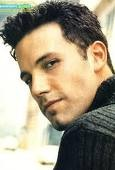
#> input picture Resources/Faces/train/Ben Afflek/1.jpg, 115 x 170 px, found by its file name; its folder holds 3 pictures in this run
$ jupyter execute faces_train.ipynb
#> lines starting #> are read from the running program, lines starting #| are printed output that depends on the picture; after the words box and inside, x2 and y2 are one past the last pixel; in counts of white or black regions, pixels touching at a corner belong together; long printed decimals are rounded
[cell 1]
import os
import cv2 as cv
import numpy as np

people=[]


features=[]
labels=[]

haar_cascade=cv.CascadeClassifier('haar_face.xml')


DIR=r'D:\computerVision\Resources\Faces\train'
for i in os.listdir(DIR):
    people.append(i)
#> pass 2 of the loop `for i in os.listdir(DIR):`:
# print(people)

def create_train():
    for person in people:
        path=os.path.join(DIR,person)
        label=people.index(person)

        for img in os.listdir(path):
            img_path=os.path.join(path,img)

            img_array=cv.imread(img_path)
#> img_array is the input picture: shape (170, 115, 3); mean B, G, R 130.9, 151.7, 161.1
            gray=cv.cvtColor(img_array,cv.COLOR_BGR2GRAY)
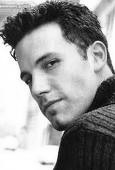
#> gray: shape (170, 115); min 0, max 255, mean 152.2

            faces_rect=haar_cascade.detectMultiScale(gray,scaleFactor=1.1,minNeighbors=4)
#> faces_rect = ()

            for(x,y,w,h) in faces_rect:
                faces_roi=gray[y:y+h,x:x+w]
                features.append(faces_roi)
                labels.append(label)
#> this loop made 0 passes
#> after the loop, features = []; labels = []
#> pass 2 of the loop in create_train, `for person in people:`:
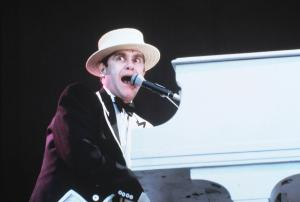
#> input picture Resources/Faces/train/Elton John/1.jpg, 300 x 202 px, found by its file name
#> in create_train, img_array is the input picture: shape (202, 300, 3); mean B, G, R 113.5, 107.3, 104.2
#> in create_train, `gray=cv.cvtColor(img_array,cv.COLOR_BGR2GRAY)`:
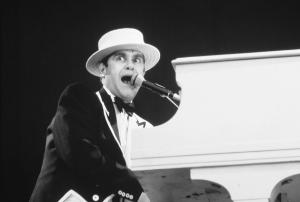
#> gray: shape (202, 300); min 9, max 255, mean 107.1
#> faces_rect = [[91, 28, 71, 71]]
#> the loop in create_train, `for(x,y,w,h) in faces_rect:` made 1 pass
#> pass 1, in create_train, `faces_roi=gray[y:y+h,x:x+w]`:
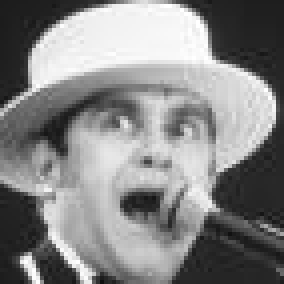
#> faces_roi: shape (71, 71) (shown 4 times larger); min 14, max 255, mean 134.2

create_train()
print(f'length of features={len(features)}')
print(f'length of labels={len(labels)}')

[cell 2]
features = np.array(features, dtype='object')
labels = np.array(labels)

face_recognizer = cv.face.LBPHFaceRecognizer_create()

# Train the recognizer on the features list and labels list
face_recognizer.train(features, labels)

np.save('features.npy', features)
np.save('labels.npy', labels)
face_recognizer.save('face_trained.yml')

[cell 3]
#face recognition

# features=np.load('features.npy')
# labels=np.load('labels.npy')

face_recognizer=cv.face.LBPHFaceRecognizer_create()
face_recognizer.read('face_trained.yml')

img=cv.imread(r'D:\computerVision\Resources\Faces\val\elton_john\1.jpg')
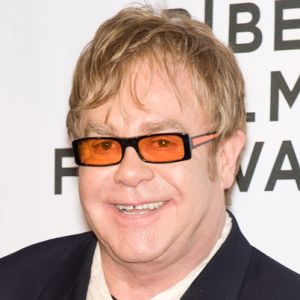
#> input picture Resources/Faces/val/elton_john/1.jpg, 300 x 300 px, found by its file name
#> img is the input picture: shape (300, 300, 3); mean B, G, R 155.3, 165.1, 189.6

gray=cv.cvtColor(img,cv.COLOR_BGR2GRAY)
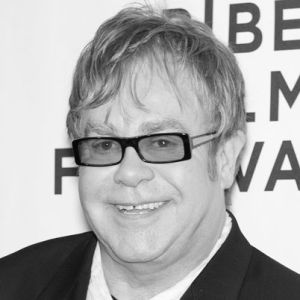
#> gray: shape (300, 300); min 2, max 255, mean 171.3
cv.imshow('Person',gray)

face_rect=haar_cascade.detectMultiScale(gray,1.1,4)
#> face_rect = [[54, 80, 175, 175]]
face_recognizer.read('face_trained.yml')

for(x,y,w,h) in face_rect:
    face_roi=gray[y:y+h,x:x+w]

    label,confidence=face_recognizer.predict(face_roi)
    print(f'label={people[label]} with a confidence of {confidence}')

    cv.putText(img,str(people[label]),(20,20),cv.FONT_HERSHEY_COMPLEX,1.0,(0,255,0),thickness=2)
    cv.rectangle(img,(x,y),(x+w,y+h),(0,255,0),thickness=2)
#> this loop made 1 pass
#> (x, y, w, h, label, confidence) on pass 1: (54, 80, 175, 175, 0, 78.34)
#| label=Ben Afflek with a confidence of 78.342
#> pass 1, `face_roi=gray[y:y+h,x:x+w]`:
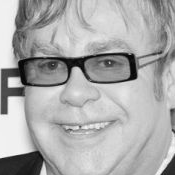
#> face_roi: shape (175, 175); min 2, max 249, mean 170.9
#> after the loop:
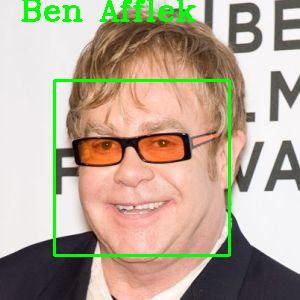
#> img: shape (300, 300, 3); 4.03% of pixels changed, all inside (x1, y1, x2, y2) = (21, 0, 231, 257)
cv.imshow('Detected Face',img)
cv.waitKey(0)
#> Out = 27
